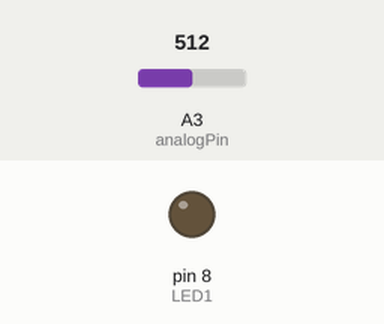
A sketch run on a simulated Arduino Uno, built with avr-gcc and run on an emulated ATmega328P. Shown: output pins drawn as LEDs (lit = HIGH). Inputs (shaded band) come from the test bench; at power-on: A3 (analogPin) = 512.

Above: at 1.2 s.
1.3 s: A3 (analogPin) set to 10
2.8 s: A3 (analogPin) set to 7
At 3.8 s:
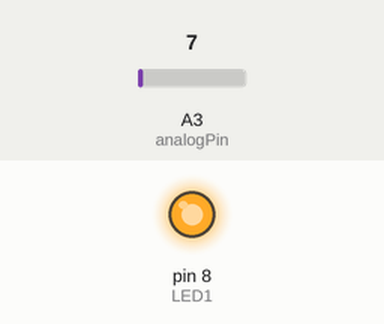
4.3 s: A3 (analogPin) set to 122
At 5.0 s:
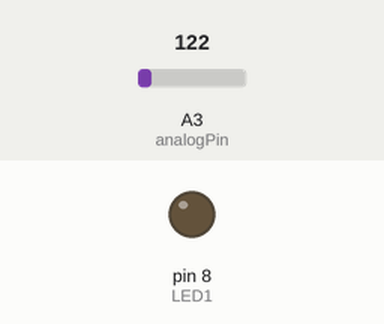
5.8 s: A3 (analogPin) set to 0
At 6.1 s:
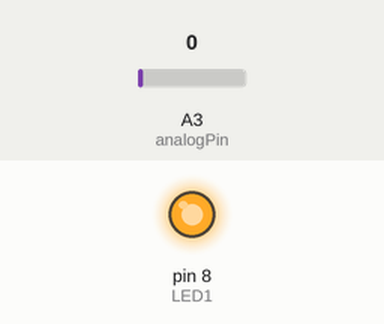
Timing chart, 0 to 8.3 s (numbered marks = the images above; inputs shaded):
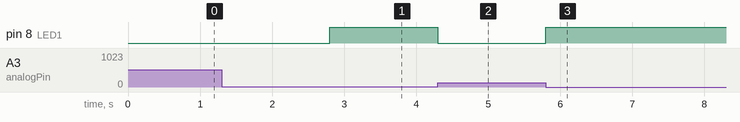

The sketch:

3.ino
```cpp
#define A3 3
#define LED1 8
int analogPin=A3;//потенциометр 10 кОм (средний вывод) подключён к аналоговому выводу А3.
//Крайние выводы соединены с землёй и 5В.
int val=0;
//float voltage=0;
void setup() {
  // put your setup code here, to run once:
  pinMode(LED1,OUTPUT);
  Serial.begin(9600);
}
bool ValueSaved=false;
int PassID=-1;
void loop() {
  // put your main code here, to run repeatedly:
  val=analogRead(analogPin);
  if(!ValueSaved){
    if(Serial.available()){
      PassID=Serial.parseInt();
      ValueSaved=true;
    }
  }
  if(val>1023)
  {
    val=1023;
  }else
  if(val<0){
    val=0;
  }
  if((PassID-10<val)&&(PassID+10>val))
  {
    digitalWrite(LED1,HIGH);
  }else
  {
    digitalWrite(LED1,LOW);
  }

}
```

Measured:
- the behaviour switches between 9 and 8 on A3 (analogPin) (found by bisection; images 0 and 1)
- after the input at 1.3 s, every drawn part: stays the same
- after the input at 2.8 s, pin 8 (LED1): LOW → HIGH at once
- after the input at 4.3 s, pin 8 (LED1): HIGH → LOW at once
- after the input at 5.8 s, pin 8 (LED1): LOW → HIGH at once
